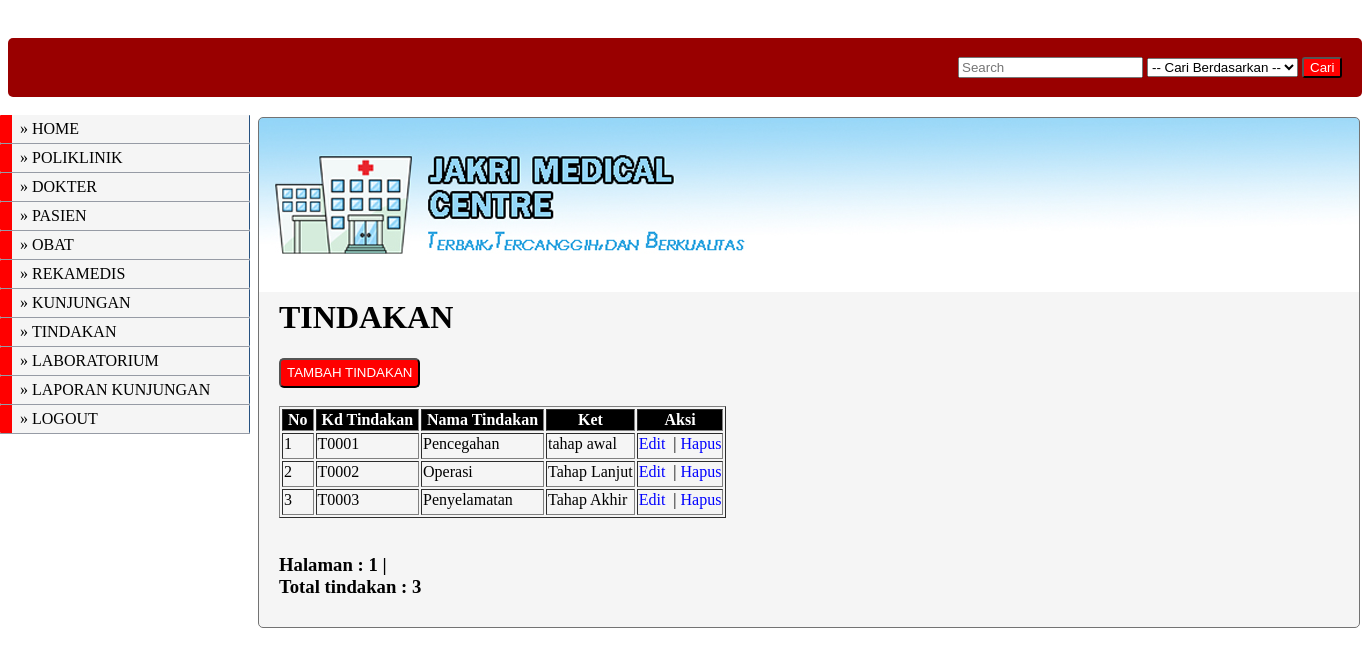
The app's page /superadmin/tindakan/form_tindakan.php (signed in) with its own data.
### tables this page shows
CREATE TABLE IF NOT EXISTS `tindakan` (
  `kd_tindakan` varchar(5) NOT NULL,
  `nm_tindakan` varchar(30) NOT NULL,
  `ket` varchar(50) NOT NULL,
  PRIMARY KEY (`kd_tindakan`)
);

### superadmin/tindakan/form_tindakan.php (the view, shortened to what this page needs)
<?php
$level  = $_SESSION['level'];
if($level == 'superadmin') {
?>
<!DOCTYPE html PUBLIC "-//W3C//DTD XHTML 1.0 Transitional//EN" "http://www.w3.org/TR/xhtml1/DTD/xhtml1-transitional.dtd">
<html xmlns="http://www.w3.org/1999/xhtml">
<head>
<link href="../../config/style.css" rel="stylesheet" type="text/css">
</head>
<body>
<?php include "../../menu.php"; ?>
<div id="atas"><?php include "search.php";?></div>
<div id="header">
<div id="content">
<h1>TINDAKAN</h1>
<form method="post" action="form_insert.php">
<input class="submit" type="submit" value="TAMBAH TINDAKAN" />
</form>
<br />
<table border="1">
<tr>
<th>No</th><th>Kd Tindakan</th><th>Nama Tindakan</th><th>Ket</th><th>Aksi</th></tr>
<?php
$batas = 5;
$halaman = $_GET['halaman'];
if(empty($halaman)){
	$posisi=0;
	$halaman=1;
}
else{
	$posisi = ($halaman-1) * $batas;
}
$tampil= "SELECT * FROM tindakan ORDER BY kd_tindakan asc limit $posisi,$batas";
$hasil = mysql_query ($tampil);
$no= $posisi + 1;
while ($row=mysql_fetch_array($hasil)){
	echo "<tr>";
	echo "<td> $no </td> ";
	echo "<td> $row[kd_tindakan] </td> ";
	echo "<td> $row[nm_tindakan] </td> ";
	echo "<td> $row[ket] </td> ";
	echo "<td>
	<a href=form_edit.php?kd_tindakan=$row[kd_tindakan]>Edit</a>&nbsp; |
	<a href=\"hapus_tindakan.php?kd_tindakan=$row[kd_tindakan]\"onClick=\"return confirm('Apakah Anda benar-benar akan menghapus $row[nm_tindakan]?')\">Hapus</a>
	</td></tr>";
	$no++;
}
echo"</table>";
echo "<br><h3>Halaman :&nbsp;";
$tampil2="select * from tindakan";
$hasil2=mysql_query($tampil2);
$jmldata=mysql_num_rows($hasil2);
$jmlhalaman=ceil($jmldata/$batas);
for($i=1;$i<=$jmlhalaman;$i++)
if($i!=$halaman)
{
	echo"<a href=$_SERVER[PHP_SELF]?halaman=$i style=color:#000>$i</a> |";
}
else
{
	echo"<b>$i</b> |";
}
echo "<br>Total tindakan :&nbsp;<b>$jmldata</b> </p></h3>";
?>
<?php
}
else
{
?>
	<script>alert("MAAF ANDA TIDAK MEMILIKI HAK AKSES HALAMAN INI"); </script>
    <script>window.location='../../index.php'; </script>
<?php
}
?>
</body>
</html>

### config/style.css (style rules this page uses)
* { text-decoration:none; }
th { text-align:center; }
a { color:#00F; }
#atas { background-color:#900; padding:15px 0 15px 950px; position:relative; border-radius:5px; top:30px; }
#header { position: relative; background-repeat: no-repeat; background-image:url(../images/header.jpg); top:50px; margin:0; left:250px; width: 1100px; border: 1px solid #737373; padding-top: 90px; text-align: left; background-color:#F5F5F5; border-radius:5px; }
#content { margin-left: 0px; padding: 70px 0px 10px 20px; }
.submit { background-color:#F00; color:#FFF; border-radius:5px; height:30px; width:auto; }
th { background-color:#000; color:#FFF; padding-right:5px; padding-left:5px; }
td { padding-bottom:5px; }

### records on screen
tindakan: kd_tindakan "T0001", nm_tindakan "Pencegahan", ket "tahap awal"
tindakan: kd_tindakan "T0002", nm_tindakan "Operasi", ket "Tahap Lanjut"
tindakan: kd_tindakan "T0003", nm_tindakan "Penyelamatan", ket "Tahap Akhir"

### other values on screen
$jmldata "3"
